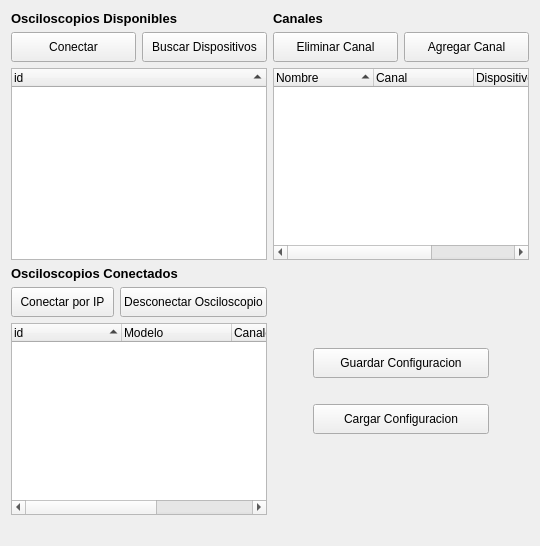
     <widget class="QWidget" name="tab">
      <attribute name="title">
       <string>Osciloscopios</string>
      </attribute>
      <layout class="QGridLayout" name="gridLayout_6">
       <item row="2" column="0">
        <widget class="QLabel" name="status_2">
         <property name="text">
          <string/>
         </property>
        </widget>
       </item>
       <item row="0" column="0">
        <layout class="QGridLayout" name="gridLayout">
         <item row="1" column="1">
          <widget class="QPushButton" name="dispositivos_buscar">
           <property name="minimumSize">
            <size>
             <width>0</width>
             <height>30</height>
            </size>
           </property>
           <property name="maximumSize">
            <size>
             <width>16777215</width>
             <height>40</height>
            </size>
           </property>
           <property name="font">
            <font>
             <pointsize>9</pointsize>
             <bold>false</bold>
            </font>
           </property>
           <property name="text">
            <string>Buscar Dispositivos</string>
           </property>
          </widget>
         </item>
         <item row="1" column="0">
          <widget class="QPushButton" name="dispositivos_conectar">
           <property name="minimumSize">
            <size>
             <width>0</width>
             <height>30</height>
            </size>
           </property>
           <property name="maximumSize">
            <size>
             <width>16777215</width>
             <height>40</height>
            </size>
           </property>
           <property name="font">
            <font>
             <pointsize>9</pointsize>
             <bold>false</bold>
            </font>
           </property>
           <property name="text">
            <string>Conectar</string>
           </property>
          </widget>
         </item>
         <item row="0" column="0" colspan="2">
          <widget class="QLabel" name="label_12">
           <property name="font">
            <font>
             <pointsize>10</pointsize>
             <bold>true</bold>
            </font>
           </property>
           <property name="text">
            <string>Osciloscopios Disponibles</string>
           </property>
          </widget>
         </item>
         <item row="2" column="0" colspan="2">
          <widget class="QTreeWidget" name="dispositivos_dispositivos_disponibles">
           <property name="font">
            <font>
             <pointsize>9</pointsize>
             <bold>false</bold>
            </font>
           </property>
           <property name="sortingEnabled">
            <bool>true</bool>
           </property>
           <column>
            <property name="text">
             <string>id</string>
            </property>
           </column>
          </widget>
         </item>
        </layout>
       </item>
       <item row="0" column="1">
        <layout class="QGridLayout" name="gridLayout_3">
         <item row="0" column="0" colspan="2">
          <widget class="QLabel" name="label_14">
           <property name="font">
            <font>
             <pointsize>10</pointsize>
             <bold>true</bold>
            </font>
           </property>
           <property name="text">
            <string>Canales</string>
           </property>
          </widget>
         </item>
         <item row="1" column="1">
          <widget class="QPushButton" name="dispositivos_agregar_canal">
           <property name="minimumSize">
            <size>
             <width>0</width>
             <height>30</height>
            </size>
           </property>
           <property name="maximumSize">
            <size>
             <width>16777215</width>
             <height>40</height>
            </size>
           </property>
           <property name="font">
            <font>
             <pointsize>9</pointsize>
             <bold>false</bold>
            </font>
           </property>
           <property name="text">
            <string>Agregar Canal</string>
           </property>
          </widget>
         </item>
         <item row="1" column="0">
          <widget class="QPushButton" name="dispositivos_eliminar_canal">
           <property name="minimumSize">
            <size>
             <width>0</width>
             <height>30</height>
            </size>
           </property>
           <property name="maximumSize">
            <size>
             <width>16777215</width>
             <height>40</height>
            </size>
           </property>
           <property name="font">
            <font>
             <pointsize>9</pointsize>
             <bold>false</bold>
            </font>
           </property>
           <property name="text">
            <string>Eliminar Canal</string>
           </property>
          </widget>
         </item>
         <item row="2" column="0" colspan="2">
          <widget class="QTreeWidget" name="dispositivos_canales">
           <property name="font">
            <font>
             <pointsize>9</pointsize>
             <bold>false</bold>
            </font>
           </property>
           <property name="sortingEnabled">
            <bool>true</bool>
           </property>
           <column>
            <property name="text">
             <string>Nombre</string>
            </property>
           </column>
           <column>
            <property name="text">
             <string>Canal</string>
            </property>
           </column>
           <column>
            <property name="text">
             <string>Dispositivo</string>
            </property>
           </column>
           <column>
            <property name="text">
             <string>Datapoints</string>
            </property>
           </column>
          </widget>
         </item>
        </layout>
       </item>
       <item row="1" column="0">
        <layout class="QGridLayout" name="gridLayout_5">
         <item row="1" column="1">
          <layout class="QGridLayout" name="gridLayout_2">
           <item row="1" column="1">
            <widget class="QPushButton" name="dispositivos_desconectar">
             <property name="minimumSize">
              <size>
               <width>0</width>
               <height>30</height>
              </size>
             </property>
             <property name="maximumSize">
              <size>
               <width>16777215</width>
               <height>40</height>
              </size>
             </property>
             <property name="font">
              <font>
               <pointsize>9</pointsize>
               <bold>false</bold>
              </font>
             </property>
             <property name="text">
              <string>Desconectar Osciloscopio</string>
             </property>
            </widget>
           </item>
           <item row="1" column="0">
            <widget class="QPushButton" name="dispositivos_agregar_ip">
             <property name="minimumSize">
              <size>
               <width>0</width>
               <height>30</height>
              </size>
             </property>
             <property name="maximumSize">
              <size>
               <width>16777215</width>
               <height>40</height>
              </size>
             </property>
             <property name="font">
              <font>
               <pointsize>9</pointsize>
               <bold>false</bold>
              </font>
             </property>
             <property name="text">
              <string>Conectar por IP</string>
             </property>
            </widget>
           </item>
           <item row="2" column="0" colspan="2">
            <widget class="QTreeWidget" name="dispositivos_dispositivos_conectados">
             <property name="font">
              <font>
               <pointsize>9</pointsize>
               <bold>false</bold>
              </font>
             </property>
             <property name="sortingEnabled">
              <bool>true</bool>
             </property>
             <attribute name="headerDefaultSectionSize">
              <number>110</number>
             </attribute>
             <column>
              <property name="text">
               <string>id</string>
              </property>
             </column>
             <column>
              <property name="text">
               <string>Modelo</string>
              </property>
             </column>
             <column>
              <property name="text">
               <string>Canales</string>
              </property>
             </column>
             <column>
              <property name="text">
               <string>Conexion</string>
              </property>
             </column>
            </widget>
           </item>
           <item row="0" column="0" colspan="2">
            <widget class="QLabel" name="label_13">
             <property name="font">
              <font>
               <pointsize>10</pointsize>
               <bold>true</bold>
              </font>
             </property>
             <property name="text">
              <string>Osciloscopios Conectados</string>
             </property>
            </widget>
           </item>
          </layout>
         </item>
        </layout>
       </item>
       <item row="1" column="1">
        <layout class="QGridLayout" name="gridLayout_4">
         <item row="0" column="1">
          <spacer name="verticalSpacer">
           <property name="orientation">
            <enum>Qt::Orientation::Vertical</enum>
           </property>
           <property name="sizeHint" stdset="0">
            <size>
             <width>20</width>
             <height>40</height>
            </size>
           </property>
          </spacer>
         </item>
         <item row="4" column="1">
          <spacer name="verticalSpacer_2">
           <property name="orientation">
            <enum>Qt::Orientation::Vertical</enum>
           </property>
           <property name="sizeHint" stdset="0">
            <size>
             <width>20</width>
             <height>40</height>
            </size>
           </property>
          </spacer>
         </item>
         <item row="1" column="2" rowspan="3">
          <spacer name="horizontalSpacer_2">
           <property name="orientation">
            <enum>Qt::Orientation::Horizontal</enum>
           </property>
           <property name="sizeType">
            <enum>QSizePolicy::Policy::Minimum</enum>
           </property>
           <property name="sizeHint" stdset="0">
            <size>
             <width>40</width>
             <height>20</height>
            </size>
           </property>
          </spacer>
         </item>
         <item row="3" column="1">
          <widget class="QPushButton" name="dispositivos_cargar_perfil">
           <property name="minimumSize">
            <size>
             <width>0</width>
             <height>30</height>
            </size>
           </property>
           <property name="maximumSize">
            <size>
             <width>200</width>
             <height>40</height>
            </size>
           </property>
           <property name="font">
            <font>
             <pointsize>9</pointsize>
             <bold>false</bold>
            </font>
           </property>
           <property name="text">
            <string>Cargar Configuracion</string>
           </property>
          </widget>
         </item>
         <item row="1" column="1">
          <widget class="QPushButton" name="dispositivos_guardar_perfil">
           <property name="minimumSize">
            <size>
             <width>0</width>
             <height>30</height>
            </size>
           </property>
           <property name="maximumSize">
            <size>
             <width>200</width>
             <height>40</height>
            </size>
           </property>
           <property name="font">
            <font>
             <pointsize>9</pointsize>
             <bold>false</bold>
            </font>
           </property>
           <property name="text">
            <string>Guardar Configuracion</string>
           </property>
          </widget>
         </item>
         <item row="1" column="0" rowspan="3">
          <spacer name="horizontalSpacer">
           <property name="orientation">
            <enum>Qt::Orientation::Horizontal</enum>
           </property>
           <property name="sizeType">
            <enum>QSizePolicy::Policy::Minimum</enum>
           </property>
           <property name="sizeHint" stdset="0">
            <size>
             <width>40</width>
             <height>20</height>
            </size>
           </property>
          </spacer>
         </item>
         <item row="2" column="1">
          <spacer name="verticalSpacer_3">
           <property name="orientation">
            <enum>Qt::Orientation::Vertical</enum>
           </property>
           <property name="sizeType">
            <enum>QSizePolicy::Policy::Fixed</enum>
           </property>
           <property name="sizeHint" stdset="0">
            <size>
             <width>20</width>
             <height>20</height>
            </size>
           </property>
          </spacer>
         </item>
        </layout>
       </item>
      </layout>
     </widget>
